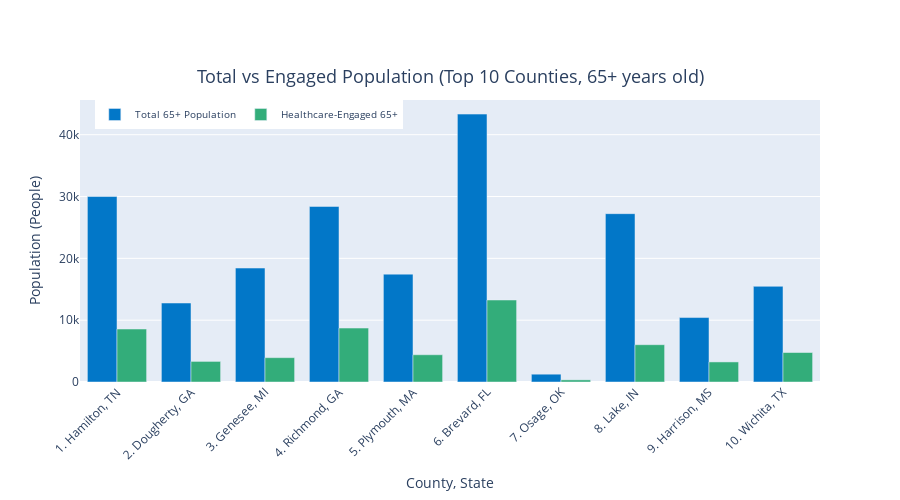

The cell this chart's notebook holds for it:
### Code cell
#visualization 1 -> bar chart for total vs engaged population (65+ y/o)
fig1 = plt.Figure()
fig1.add_trace(
    plt.Bar(
        x=county_labels,
        y=vis2_county["population_65plus"],
        marker_color="#0277C8",
        name="Total 65+ Population"
    )
)
fig1.add_trace(
    plt.Bar(
        x=county_labels,
        y=vis2_county["engaged"],
        marker_color="#33AD7A",
        name="Healthcare-Engaged 65+"
    )
)
fig1.update_layout(
    barmode="group",
    height=500,
    width=900,
    title=dict(
        text="Total vs Engaged Population (Top 10 Counties, 65+ years old)",
        y=0.86,
        x=0.5,
        xanchor="center",
        yanchor="top",
        font=dict(size=18)
    ),
    legend=dict(
        orientation="h",
        x=0.02,
        y=1,
        font=dict(size=10)
    ),
    xaxis_tickangle=-45,
    xaxis_title="County, State",
    yaxis_title="Population (People)"
)
fig1.show()

### Figure 1 — Plotly figure (JSON) as saved in the notebook; plotly's stock layout.template omitted (floating-point values rounded to 4 significant figures)
{"data": [{"marker": {"color": "#0277C8"}, "name": "Total 65+ Population", "type": "bar", "x": ["1. Hamilton, TN", "2. Dougherty, GA", "3. Genesee, MI", "4. Richmond, GA", "5. Plymouth, MA", "6. Brevard, FL", "7. Osage, OK", "8. Lake, IN", "9. Harrison, MS", "10. Wichita, TX"], "y": [30000.0, 12780.0, 18430.0, 28400.0, 17450.0, 43330.0, 1264.0, 27230.0, 10430.0, 15480.0]}, {"marker": {"color": "#33AD7A"}, "name": "Healthcare-Engaged 65+", "type": "bar", "x": ["1. Hamilton, TN", "2. Dougherty, GA", "3. Genesee, MI", "4. Richmond, GA", "5. Plymouth, MA", "6. Brevard, FL", "7. Osage, OK", "8. Lake, IN", "9. Harrison, MS", "10. Wichita, TX"], "y": [8568.0, 3331.0, 3935.0, 8724.0, 4408.0, 13260.0, 345.3, 6035.0, 3246.0, 4770.0]}], "layout": {"barmode": "group", "height": 500, "legend": {"font": {"size": 10}, "orientation": "h", "x": 0.02, "y": 1}, "title": {"font": {"size": 18}, "text": "Total vs Engaged Population (Top 10 Counties, 65+ years old)", "x": 0.5, "xanchor": "center", "y": 0.86, "yanchor": "top"}, "width": 900, "xaxis": {"tickangle": -45, "title": {"text": "County, State"}}, "yaxis": {"title": {"text": "Population (People)"}}}}
